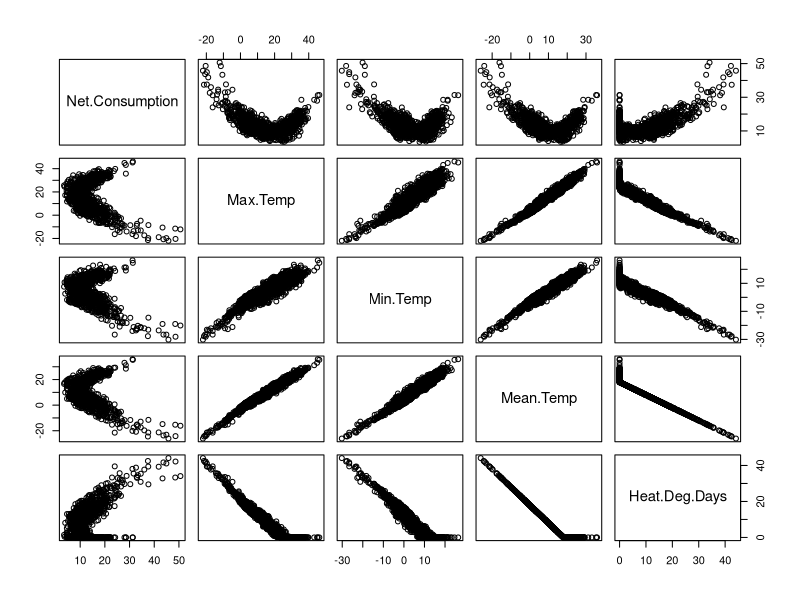
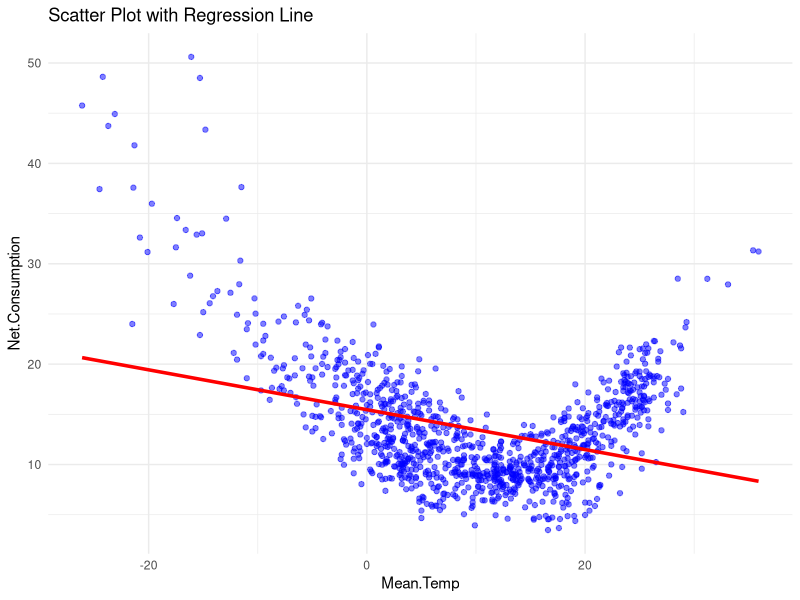
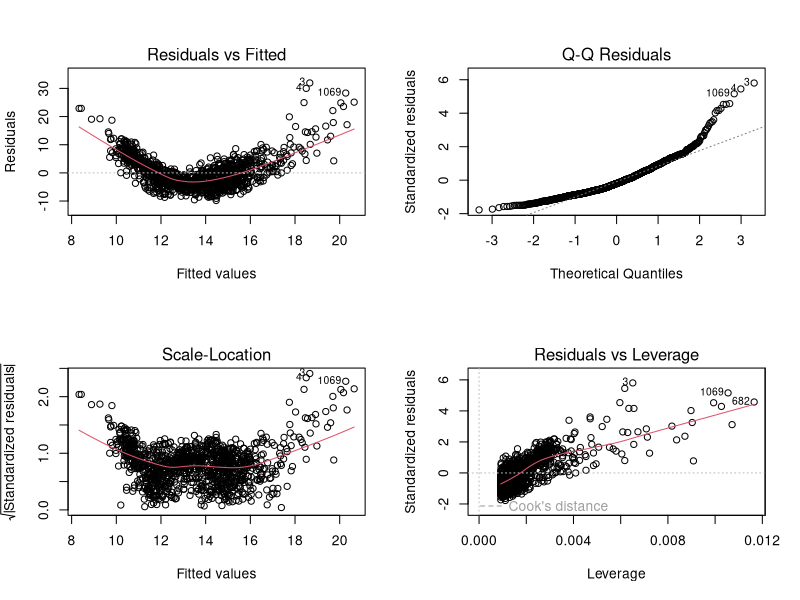
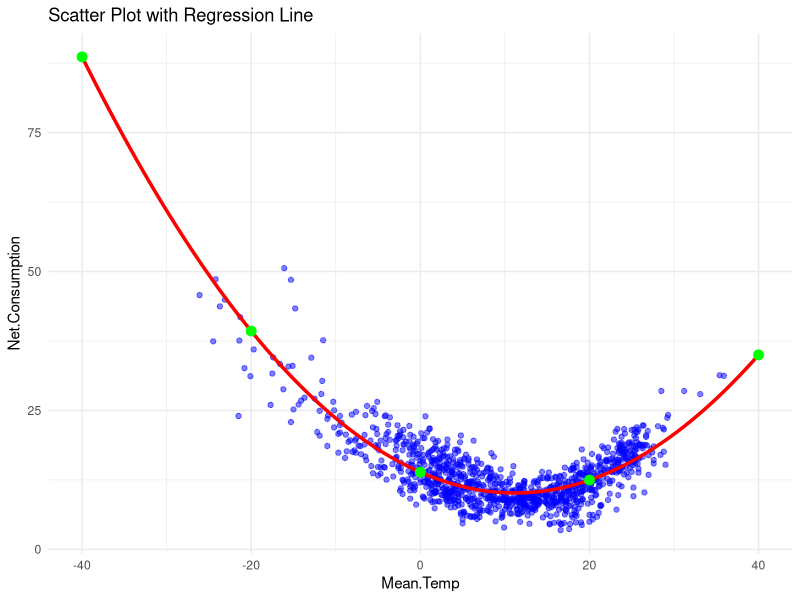
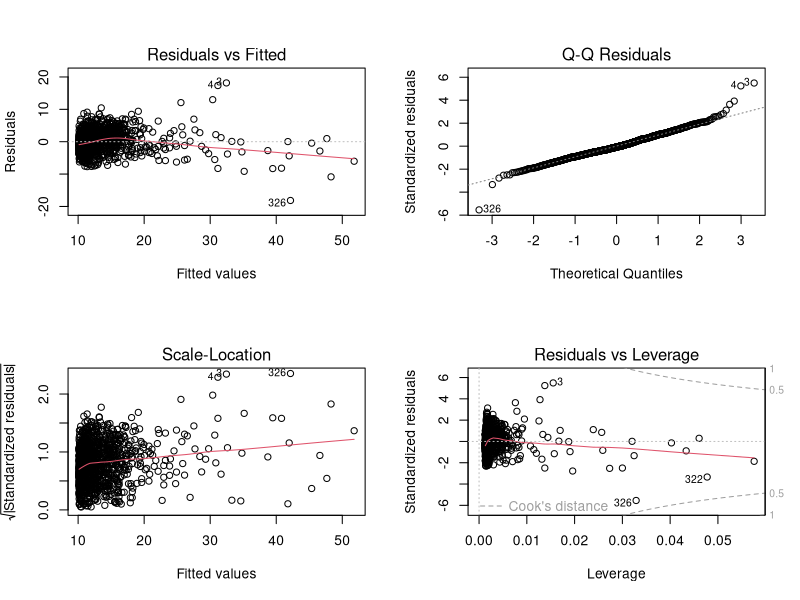

Recreate these plots in R, in order.
## ---- chunk 1
knitr::opts_chunk$set(echo = TRUE)
## ---- chunk 2
# options(repos = c(CRAN = "https://cloud.r-project.org"))
# install.packages("ggplot2")

library(car)
library(ggplot2)

data_weather <- read.csv("consumption_20240208.csv", header = TRUE, sep = ",", fileEncoding = "latin1")
data_weather
## ---- chunk 3
data_weather_numeric <- data_weather[, sapply(data_weather, is.numeric)]
pairs(data_weather_numeric)
cor(data_weather_numeric, use = "complete.obs")
summary(data_weather)
## ---- chunk 4
lm.fit <- lm(Net.Consumption~Mean.Temp, data=data_weather)
summary(lm.fit)
names(lm.fit)
coef(lm.fit)
confint(lm.fit)
## ---- chunk 5
# Predict for new values
new_data <- data.frame(Mean.Temp = c(-40, -20, 0, 20, 40))
predictions <- predict(lm.fit, newdata = new_data)
results <- data.frame(Mean.Temp = new_data$Mean.Temp, Prediction = predictions)
print(results)
## ---- chunk 6
# Function to plot scatter plot with regression prediction and optional prediction dots
plot_regression <- function(data, model, x_var, y_var, pred_points = NULL) {
  # Ensure x_var and y_var exist in data
  if (!(x_var %in% names(data)) | !(y_var %in% names(data))) {
    stop("The specified variables are not present in the dataset.")
  }
  
  # Combine original data and prediction points to determine the full x-axis range
  if (!is.null(pred_points)) {
    combined_x <- c(data[[x_var]], pred_points)
  } else {
    combined_x <- data[[x_var]]
  }
  
  # Generate a sequence of x values for a smooth curve over the combined range
  temp_range <- data.frame(x = seq(min(combined_x, na.rm = TRUE), 
                                   max(combined_x, na.rm = TRUE), 
                                   length.out = 100))
  names(temp_range) <- x_var
  
  # Get model predictions for the smooth curve
  temp_range$Prediction <- predict(model, newdata = temp_range)
  
  # Initialize ggplot with the original data
  p <- ggplot(data, aes_string(x = x_var, y = y_var)) + 
    geom_point(color = "blue", alpha = 0.5) +  # Scatter plot points
    geom_line(data = temp_range, aes_string(x = x_var, y = "Prediction"), 
              color = "red", size = 1.2) +  # Regression line
    labs(title = "Scatter Plot with Regression Line",
         x = x_var,
         y = y_var) +
    theme_minimal()
  
  # If an optional prediction vector is provided, plot its predictions as dots
  if (!is.null(pred_points)) {
    # Create a data frame from the provided points
    pred_df <- data.frame(x = pred_points)
    names(pred_df) <- x_var
    pred_df$Prediction <- predict(model, newdata = pred_df)
    
    # Add prediction points as green dots over the regression line
    p <- p + geom_point(data = pred_df, 
                        aes_string(x = x_var, y = "Prediction"), 
                        color = "green", size = 3)
  }
  
  # Adjust x-axis limits to include both original and prediction data
  p <- p + expand_limits(x = range(combined_x, na.rm = TRUE))
  
  # Return the plot
  return(p)
}

plot_regression(data = data_weather, model = lm.fit, x_var = "Mean.Temp", y_var = "Net.Consumption")

## ---- chunk 7
par(mfrow = c(2, 2))
plot(lm.fit)
## ---- chunk 8
lm.fit2 <- lm(Net.Consumption~Mean.Temp+ I(Mean.Temp^2), data=data_weather)
summary(lm.fit2)
## ---- chunk 9
# Predict for new values
new_data <- data.frame(Mean.Temp = c(-40, -20, 0, 20, 40))
predictions <- predict(lm.fit2, newdata = new_data)
results <- data.frame(Mean.Temp = new_data$Mean.Temp, Prediction = predictions)
print(results)
## ---- chunk 10
plot_regression(
  data = data_weather, 
  model = lm.fit2, 
  x_var = "Mean.Temp", 
  y_var = "Net.Consumption", 
  pred_points = c(-40,-20,0,20,40)
  )
## ---- chunk 11
par(mfrow = c(2, 2))
plot(lm.fit2)
## ---- chunk 12
anova(lm.fit, lm.fit2)
## ---- chunk 13
shapiro.test(residuals(lm.fit2)) 
alias(lm.fit2)
durbinWatsonTest(lm.fit2)
vif(lm.fit2) 
## ---- chunk 14
library(MASS)
lm.fit3 <- stepAIC(lm.fit2, direction = "both")
summary(lm.fit3)

durbinWatsonTest(lm.fit3)
vif(lm.fit3)
anova(lm.fit2, lm.fit3)
